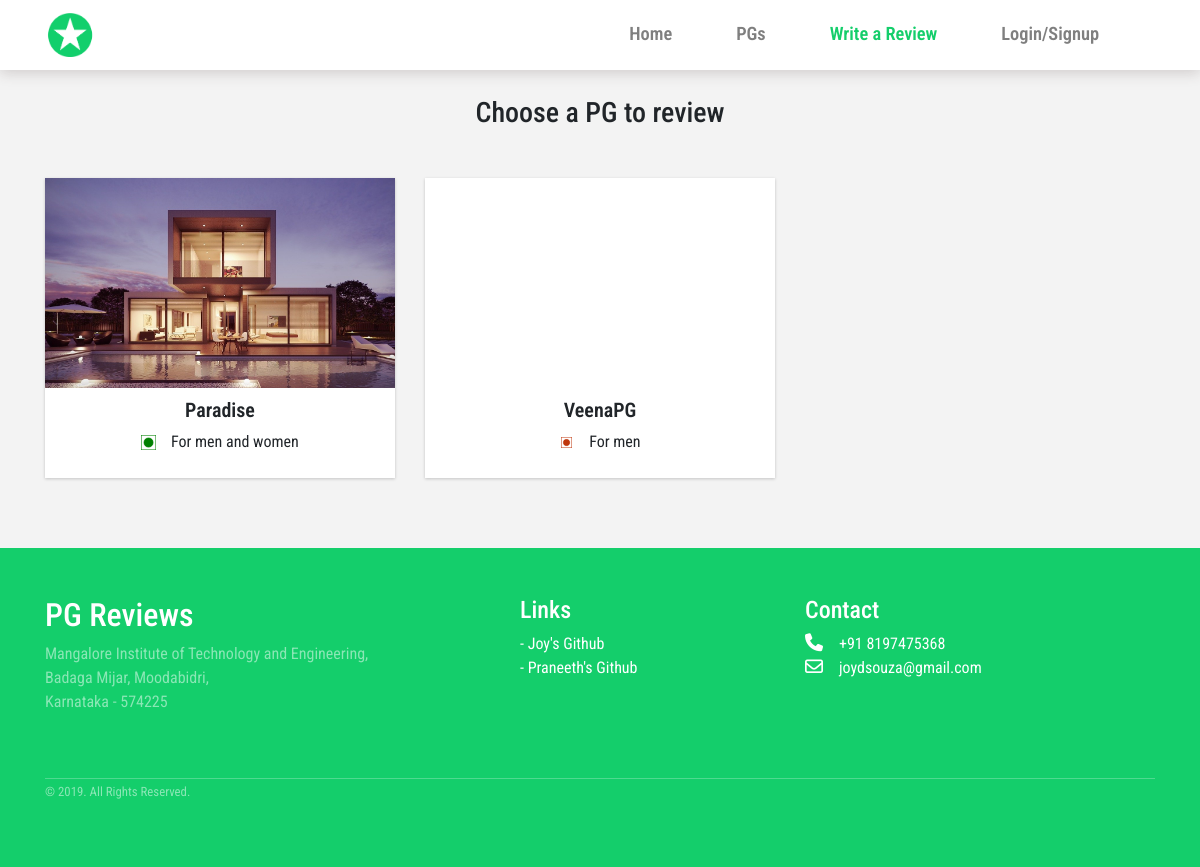
/review.php, run on the app's committed database.
### tables this page shows
CREATE TABLE IF NOT EXISTS `pg` (
`pid` int(11) NOT NULL,
  `pname` varchar(255) DEFAULT NULL,
  `paddr` varchar(255) DEFAULT NULL,
  `phone` int(11) DEFAULT NULL,
  `foodType` varchar(255) DEFAULT NULL,
  `targetGender` varchar(2) DEFAULT NULL,
  `minFees` int(11) DEFAULT NULL,
  `maxFees` int(11) DEFAULT NULL
);

### review.php (the view, shortened to what this page needs)
<!DOCTYPE html>
<html lang="en">
<head>
    <link rel="stylesheet" href="https://stackpath.bootstrapcdn.com/bootstrap/4.3.1/css/bootstrap.min.css"
>
    <link rel="stylesheet" href="./css/style.css">
</head>
<body style="background-color: #f3f3f3" class="team-body">
  <nav class="navbar fixed-top navbar-expand-lg navbar-light bg-light" style="background-color: white !important;">
    <div class="container">
      <a class="navbar-brand" href="#">
        <img src="./assets/reviews-logo--box2.png" alt="" width="50px">
      </a>
      <div class="collapse navbar-collapse" id="navbarNavAltMarkup">
        <div class="navbar-nav ml-auto" style="font-size: 1.15em !important">
          <a class="nav-item nav-link mr-5" href="index.php">Home</a>
          <a class="nav-item nav-link mr-5" href="./pg.php">PGs</a>
          <a class="nav-item nav-link active mr-5" href="./review.php">Write a Review</a>
          <?php
            if(isset($_SESSION['uid'])){
                  echo '<a class="nav-item nav-link mr-5" href="./logout.php">Logout</a>';
                  echo '<script>console.log(\''.$_SESSION['uid'].'\')</script>';
            }else{
                 echo '<a class="nav-item nav-link mr-5" href="./login.html">Login/Signup</a>';
            }
          ?>
        </div>
      </div>
    </div>
  </nav>
  <div class="container"style="padding-top:5rem; margin-bottom:50px;">
  <center><h3 class="mt-3">Choose a PG to review </h3></center>
    <div class="row card-holder"  id="area" style="min-height:45vh">
    <?php
      include('config.php');
      $query = "SELECT * FROM pg";
      $result = $db->query($query);
      while($row = $result->fetch_assoc()) {
        echo '<div class="col-md-4" data-id="${doc.id}" onclick="location.href=\'reviewform.php?pid='.$row['pid'].'\'">';
            echo '<div class="e-card">';
                echo '<div class="e-card-top" style="background-image:url(./img/'.rand(1,5).'.jpg)">';
                echo '</div>';
                echo '<div class="e-card-bottom">';
                    echo '<h5 class="strong">'.$row['pname'].'</h5>';
                    echo '<p>';
                    if($row['foodType'] == 'veg'){
                      echo '<img src="./img/veg.png" width="15px">';
                    }else{
                      echo '<img src="./img/nveg.png" width="15px">';
                    }
                    if($row['targetGender'] == 'M'){
                      echo 'For men';
                    }else if($row['targetGender'] == 'F'){
                      echo 'For women';
                    }else{
                      echo 'For men and women';
                    }
                    echo '</p>';
                echo '</div>';
            echo '</div>';
       echo '</div>';
    }
    ?>
    </div>
</div>
    <div class="pt-5 pb-5 footer">
        <div class="container">
          <div class="row">
            <div class="col-lg-5 col-xs-12 about-company">
              <h2>PG Reviews</h2>
              <p class="pr-5 text-white-50">Mangalore Institute of Technology and Engineering,<br>Badaga Mijar, Moodabidri,
                <br>Karnataka - 574225</p>
            </div>
            <div class="col-lg-3 col-xs-12 links mb-3">
              <h4 class="mt-lg-0 mt-sm-3">Links</h4>
              <ul class="m-0 p-0">
                <li>- <a href="https://github.com/dsouzajoy" target="_blank">Joy's Github</a></li>
                <li>- <a href="https://github.com/praneethrk" target="_blank">Praneeth's Github</a></li>
              </ul>
            </div>
            <div class="col-lg-4 col-xs-12 location">
              <h4 class="mt-lg-0 mt-sm-4">Contact</h4>
              <p class="mb-0"><i class="fa fa-phone mr-3"></i>+91 8197475368</p>
              <p><i class="fa fa-envelope-o mr-3"></i>joydsouza@gmail.com</p>
            </div>
          </div>
          <div class="row mt-5">
            <div class="col copyright">
              <p class=""><small class="text-white-50">© 2019. All Rights Reserved.</small></p>
            </div>
          </div>
        </div>
      </div>
</body>
</html>

### css/style.css (style rules this page uses)
* { box-sizing: border-box; }
html { max-width: 100vw !important; overflow-x: hidden !important; }
body { font-family: 'Roboto Condensed', sans-serif; overflow-x: hidden; max-width: 100vw !important; min-height: 100vh; }
nav { box-shadow: 0 3px 13px rgba(71, 52, 52, 0.2); }
.navbar-brand { font-weight: 700; font-size: 1.6em; }
.active { color: #14CE6B !important; }
.strong { font-weight: 600; }
.e-card { background: white; margin-top: 40px; height: 300px; width: 100%; transition: 0.4s all ease; margin-left: auto; margin-right: auto; box-shadow: 0px 1px 3px rgba(0, 0, 0, 0.2); }
.e-card-top { height: 70%; background-size: cover; background-repeat: no-repeat; width: 100%; }
.e-card-bottom { height: 30%; text-align: center; padding: 10px 20px; }
.navbar { font-weight: 600; }
.navbar-collapse a { position: relative; }
.navbar-collapse a::after { content: ''; display: block; height: 3px; width: 100%; transform: scale(0); transform-origin: left; transition: all 0.3s ease-in-out; background-color: #14CE6B; }
.footer { background-color: #14CE6B; color: white; }
.footer .links ul { list-style-type: none; }
.footer .links li a { color: white; transition: color .2s; }
.footer .location i { font-size: 18px; }
.footer .copyright p { border-top: 1px solid rgba(255, 255, 255, 0.247); }

### data on the page
pg: shows a picture, pname "Paradise", targetGender "For men and women"
pg: pname "VeenaPG", targetGender "For men"
